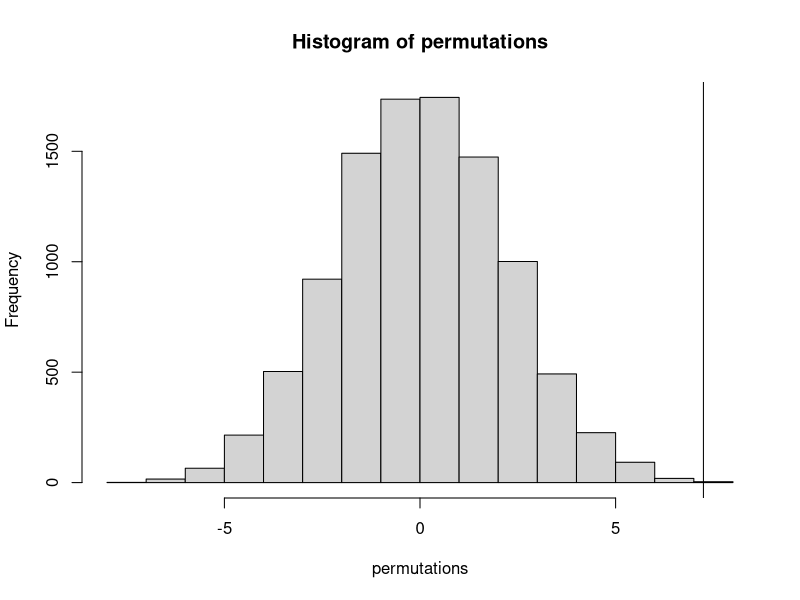

Generate this figure with R: (Note: this script raises an error after producing the figure.)
## ---- chunk 1
knitr::opts_chunk$set(echo = TRUE)
## ---- chunk 2
x <- mtcars$mpg
n <- length(x)
B<-10000
resamples <- matrix(sample(x,n*B,replace = TRUE),B,n)
resampledMedians <- apply(resamples,1,median)

permy <- mtcars$mpg
permx <- mtcars$am

group <- factor(mtcars$am)
testStat <- function(w,g) {mean(w[g==1])-mean(w[g==0])}

observedStat <- testStat(permy, group)
permutations <- sapply(1:10000, function(i) testStat(permy, sample(group)))

mean(permutations > observedStat)

hist(permutations)
abline(v = observedStat)


## ---- chunk 3
summary(fitall)
#$coef[8,2]/summary(fitall)$coef[8,1]

x <- mtcars$mpg
n <- length(x)
B<-10000
resamples <- matrix(sample(x,n*B,replace = TRUE),B,n)
resampledMedians <- apply(resamples,1,median)

b.median <- function(data, num) {
       resamples <- lapply(1:num, function(i) sample(data, replace=T))
       r.median <- sapply(resamples, median)
       std.err <- sqrt(var(r.median))
       list(std.err=std.err, resamples=resamples, medians=r.median)   
}


